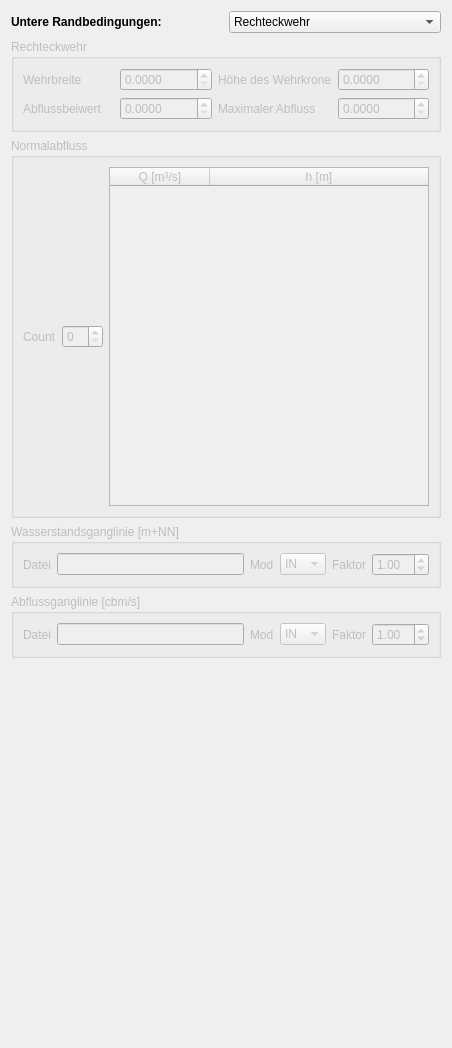
         <widget class="QWidget" name="bconds">
          <property name="geometry">
           <rect>
            <x>0</x>
            <y>0</y>
            <width>452</width>
            <height>1048</height>
           </rect>
          </property>
          <attribute name="label">
           <string>Untere Randbedingungen</string>
          </attribute>
          <layout class="QGridLayout" name="gridLayout_11">
           <item row="0" column="0">
            <widget class="QLabel" name="label_47">
             <property name="font">
              <font>
               <weight>75</weight>
               <bold>true</bold>
              </font>
             </property>
             <property name="text">
              <string>Untere Randbedingungen:</string>
             </property>
            </widget>
           </item>
           <item row="4" column="0" colspan="2">
            <widget class="QGroupBox" name="g_wehr">
             <property name="enabled">
              <bool>false</bool>
             </property>
             <property name="title">
              <string>Rechteckwehr</string>
             </property>
             <layout class="QGridLayout" name="gridLayout_16">
              <item row="0" column="0">
               <widget class="QLabel" name="label_59">
                <property name="text">
                 <string>Wehrbreite</string>
                </property>
               </widget>
              </item>
              <item row="1" column="1">
               <widget class="QDoubleSpinBox" name="p_wehr_k">
                <property name="decimals">
                 <number>4</number>
                </property>
                <property name="value">
                 <double>0.000000000000000</double>
                </property>
               </widget>
              </item>
              <item row="0" column="1">
               <widget class="QDoubleSpinBox" name="p_wehr_b">
                <property name="decimals">
                 <number>4</number>
                </property>
                <property name="value">
                 <double>0.000000000000000</double>
                </property>
               </widget>
              </item>
              <item row="1" column="0">
               <widget class="QLabel" name="label_60">
                <property name="text">
                 <string>Abflussbeiwert</string>
                </property>
               </widget>
              </item>
              <item row="0" column="2">
               <widget class="QLabel" name="label_62">
                <property name="text">
                 <string>Höhe des Wehrkrone</string>
                </property>
               </widget>
              </item>
              <item row="0" column="3">
               <widget class="QDoubleSpinBox" name="p_wehr_h">
                <property name="decimals">
                 <number>4</number>
                </property>
                <property name="value">
                 <double>0.000000000000000</double>
                </property>
               </widget>
              </item>
              <item row="1" column="2">
               <widget class="QLabel" name="label_61">
                <property name="text">
                 <string>Maximaler Abfluss</string>
                </property>
               </widget>
              </item>
              <item row="1" column="3">
               <widget class="QDoubleSpinBox" name="p_wehr_qm">
                <property name="decimals">
                 <number>4</number>
                </property>
                <property name="value">
                 <double>0.000000000000000</double>
                </property>
               </widget>
              </item>
             </layout>
            </widget>
           </item>
           <item row="0" column="1">
            <widget class="QComboBox" name="p_idown">
             <property name="currentIndex">
              <number>0</number>
             </property>
             <item>
              <property name="text">
               <string>Rechteckwehr</string>
              </property>
             </item>
             <item>
              <property name="text">
               <string>Normalabfluss</string>
              </property>
             </item>
             <item>
              <property name="text">
               <string>Wasserstandsganglinie</string>
              </property>
             </item>
             <item>
              <property name="text">
               <string>Abflussganglinie</string>
              </property>
             </item>
            </widget>
           </item>
           <item row="5" column="0" colspan="2">
            <widget class="QGroupBox" name="normalabfluss">
             <property name="enabled">
              <bool>false</bool>
             </property>
             <property name="title">
              <string>Normalabfluss</string>
             </property>
             <layout class="QGridLayout" name="gridLayout_14">
              <item row="0" column="1">
               <widget class="QSpinBox" name="qhtcount"/>
              </item>
              <item row="0" column="0">
               <widget class="QLabel" name="label_94">
                <property name="text">
                 <string>Count</string>
                </property>
               </widget>
              </item>
              <item row="0" column="2">
               <widget class="QTableWidget" name="g_qhtab">
                <property name="alternatingRowColors">
                 <bool>true</bool>
                </property>
                <attribute name="horizontalHeaderStretchLastSection">
                 <bool>true</bool>
                </attribute>
                <column>
                 <property name="text">
                  <string>Q [m³/s]</string>
                 </property>
                </column>
                <column>
                 <property name="text">
                  <string>h [m]</string>
                 </property>
                </column>
               </widget>
              </item>
             </layout>
            </widget>
           </item>
           <item row="7" column="0" colspan="2">
            <widget class="QGroupBox" name="g_abg">
             <property name="enabled">
              <bool>false</bool>
             </property>
             <property name="title">
              <string>Abflussganglinie [cbm/s]</string>
             </property>
             <layout class="QGridLayout" name="gridLayout_18">
              <item row="0" column="1">
               <widget class="QLineEdit" name="p_abg_dat"/>
              </item>
              <item row="0" column="3">
               <widget class="QComboBox" name="p_abg_mod">
                <item>
                 <property name="text">
                  <string>IN</string>
                 </property>
                </item>
                <item>
                 <property name="text">
                  <string>ST</string>
                 </property>
                </item>
               </widget>
              </item>
              <item row="0" column="0">
               <widget class="QLabel" name="label_57">
                <property name="text">
                 <string>Datei</string>
                </property>
               </widget>
              </item>
              <item row="0" column="5">
               <widget class="QDoubleSpinBox" name="p_abg_fak">
                <property name="value">
                 <double>1.000000000000000</double>
                </property>
               </widget>
              </item>
              <item row="0" column="2">
               <widget class="QLabel" name="label_58">
                <property name="text">
                 <string>Mod</string>
                </property>
               </widget>
              </item>
              <item row="0" column="4">
               <widget class="QLabel" name="label_56">
                <property name="text">
                 <string>Faktor</string>
                </property>
               </widget>
              </item>
             </layout>
            </widget>
           </item>
           <item row="6" column="0" colspan="2">
            <widget class="QGroupBox" name="g_wsg">
             <property name="enabled">
              <bool>false</bool>
             </property>
             <property name="title">
              <string>Wasserstandsganglinie [m+NN]</string>
             </property>
             <layout class="QGridLayout" name="gridLayout_17">
              <item row="0" column="1">
               <widget class="QLineEdit" name="p_wsg_dat"/>
              </item>
              <item row="0" column="3">
               <widget class="QComboBox" name="p_wsg_mod">
                <item>
                 <property name="text">
                  <string>IN</string>
                 </property>
                </item>
                <item>
                 <property name="text">
                  <string>ST</string>
                 </property>
                </item>
               </widget>
              </item>
              <item row="0" column="4">
               <widget class="QLabel" name="label_55">
                <property name="text">
                 <string>Faktor</string>
                </property>
               </widget>
              </item>
              <item row="0" column="0">
               <widget class="QLabel" name="label_37">
                <property name="text">
                 <string>Datei</string>
                </property>
               </widget>
              </item>
              <item row="0" column="2">
               <widget class="QLabel" name="label_54">
                <property name="text">
                 <string>Mod</string>
                </property>
               </widget>
              </item>
              <item row="0" column="5">
               <widget class="QDoubleSpinBox" name="p_wsg_fak">
                <property name="value">
                 <double>1.000000000000000</double>
                </property>
               </widget>
              </item>
             </layout>
            </widget>
           </item>
           <item row="8" column="0">
            <spacer name="verticalSpacer">
             <property name="orientation">
              <enum>Qt::Vertical</enum>
             </property>
             <property name="sizeHint" stdset="0">
              <size>
               <width>20</width>
               <height>40</height>
              </size>
             </property>
            </spacer>
           </item>
          </layout>
         </widget>
